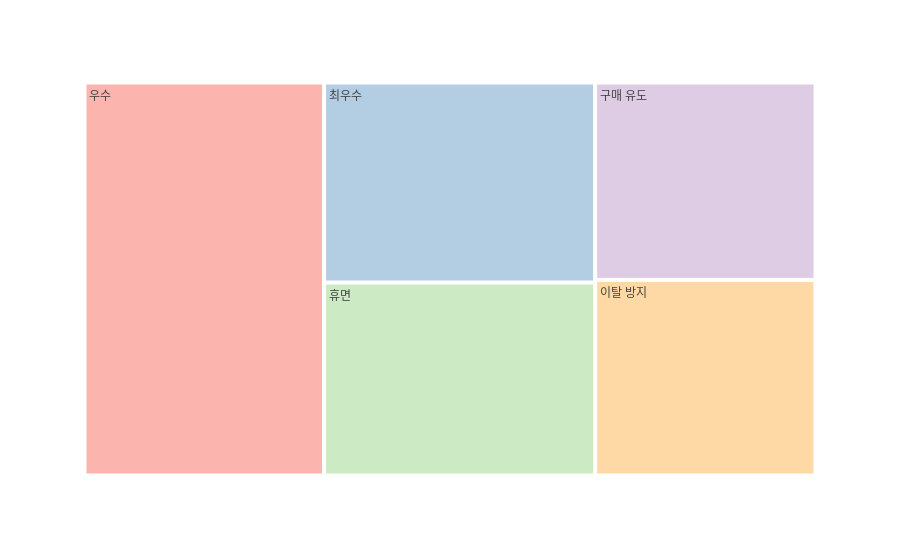

The code cell stored with this chart in its notebook:
### Code cell
fig = px.treemap(data_frame=rm_score, path=['category'], values='customer_count', color_discrete_sequence=px.colors.qualitative.Pastel1)
fig.show()

### Figure 1 — Plotly figure (JSON) as saved in the notebook; plotly's stock layout.template omitted (floating-point values rounded to 4 significant figures)
{"data": [{"branchvalues": "total", "domain": {"x": [0, 1], "y": [0, 1]}, "hovertemplate": "labels=%{label}<br>customer_count=%{value}<br>parent=%{parent}<br>id=%{id}<extra></extra>", "ids": ["구매 유도", "우수", "이탈 방지", "최우수", "휴면"], "labels": ["구매 유도", "우수", "이탈 방지", "최우수", "휴면"], "name": "", "parents": ["", "", "", "", ""], "type": "treemap", "values": [657, 1422, 651, 819, 790]}], "layout": {"legend": {"tracegroupgap": 0}, "margin": {"t": 60}, "treemapcolorway": ["rgb(251,180,174)", "rgb(179,205,227)", "rgb(204,235,197)", "rgb(222,203,228)", "rgb(254,217,166)", "rgb(255,255,204)", "rgb(229,216,189)", "rgb(253,218,236)", "rgb(242,242,242)"]}}
